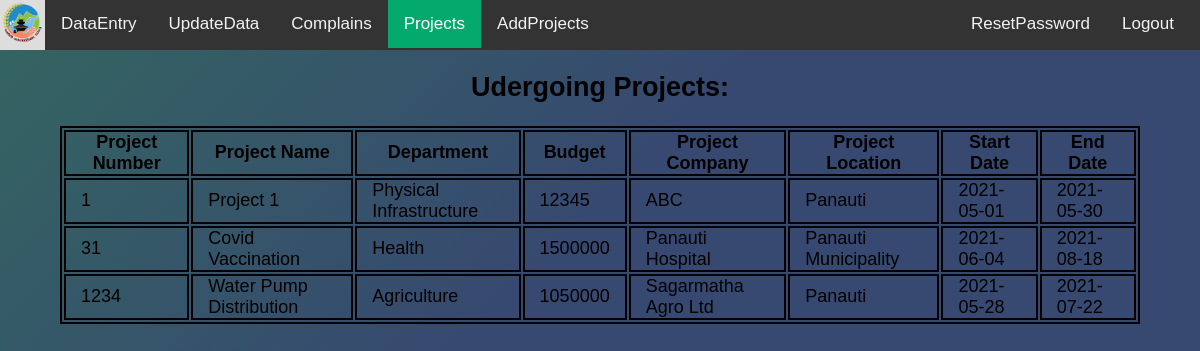
The page /ProjectDetails.php (signed in) on the database its author committed.
### tables this page shows
CREATE TABLE `projects` (
  `Budget` float NOT NULL,
  `P_Name` varchar(50) NOT NULL,
  `P_No` int(11) NOT NULL,
  `P_Company` varchar(20) NOT NULL,
  `P_Location` varchar(20) NOT NULL,
  `Start_Date` date NOT NULL,
  `End_Date` date NOT NULL,
  `D_No` int(11) NOT NULL
);

CREATE TABLE `department` (
  `D_Name` varchar(255) NOT NULL,
  `D_No` int(11) NOT NULL
);

### ProjectDetails.php (the view, shortened to what this page needs)
<!DOCTYPE html>
<html>
<head>
</head>
<body>
<div class="topnav">
<a href="index.html" style="padding:0;">
    <img src="logo.png" height="45px" width="45px" alt="logo">
    </a>
<a  href="adminpage.php">DataEntry</a>
<a href="update.php">UpdateData</a>
<a href="complains.php">Complains</a>
<a class="active" href="ProjectDetails.php">Projects</a>
<a href="AddProject.php">AddProjects</a>
<span style="float:right;margin-right: 10px;">
  <a href="reset.php">ResetPassword</a>
  <a href="index.html">Logout</a>
</span>
</div>
<div class="center">
  <h2 style="text-align:center;">Udergoing Projects:</h2>
    <?php
    $host="localhost";
    $dbusername="root";
    $dbpassword="";
    $dbanme="municipality";
    $conn=mysqli_connect($host, $dbusername, $dbpassword, $dbanme);
    $sql = "SELECT *, department.D_Name from projects inner join department on projects.D_No=department.D_No";
    function view($conn, $sql, $row){
        if($query = mysqli_query($conn, $sql)){
            if(mysqli_num_rows($query) > 0){
                while($result = mysqli_fetch_array($query)){
                    $name  = $result['P_Name'];
                    $no = $result['P_No'];
                    $department = $result['D_Name'];
                    $budget = $result['Budget'];
                    $company = $result['P_Company'];
                    $location = $result['P_Location'];
                    $start = $result['Start_Date'];
                    $end = $result['End_Date'];
                    $row = $row."<tr>
                        <td>$no</td>
                        <td>$name</td>
                        <td>$department</td>
                        <td>$budget</td>
                        <td>$company</td>
                        <td>$location</td>
                        <td>$start</td>
                        <td>$end</td>
                        </tr>";
                }
            }
        }
        return $row;
    }
    $s = view($conn, $sql, "");
    echo "<table>
    <tr>
      <th>Project Number</th>
      <th>Project Name</th>
      <th>Department</th>
      <th>Budget</th>
      <th>Project Company</th>
      <th>Project Location</td>
      <th>Start Date</th>
      <th>End Date</th>
    </tr>".$s."
    </table>";
    ?>
</div>
  </body>
</html>

### ProjectDetails.php (style rules this page uses)
body { margin: 0; font-family: Arial, Helvetica, sans-serif; background: linear-gradient(315deg, rgb(55, 73, 112) 60%, rgb(51, 102, 96) 100%); background-repeat: no-repeat; background-attachment: fixed; font-size: 18px; }
th, td { padding:0 15px; }
.topnav { overflow: hidden; background-color: #333; }
.topnav a { float: left; color: #f2f2f2; text-align: center; padding: 14px 16px; text-decoration: none; font-size: 17px; }
table, th, td { border: 2px solid black; }
.topnav a.active { background-color: #04AA6D; color: white; }
.center { display: flex; justify-content: center; flex-direction: column; width: 90%; margin: auto; }

### rows shown on the page
projects: P_No "1", P_Name "Project 1", Budget "12345", P_Company "ABC", P_Location "Panauti", Start_Date "2021-05-01", End_Date "2021-05-30"
department: D_Name "Physical Infrastructure"
projects: P_No "31", P_Name "Covid Vaccination", Budget "1500000", P_Company "Panauti Hospital", P_Location "Panauti Municipality", Start_Date "2021-06-04", End_Date "2021-08-18"
department: D_Name "Health"
projects: P_No "1234", P_Name "Water Pump Distribution", Budget "1050000", P_Company "Sagarmatha Agro Ltd", P_Location "Panauti", Start_Date "2021-05-28", End_Date "2021-07-22"
department: D_Name "Agriculture"
